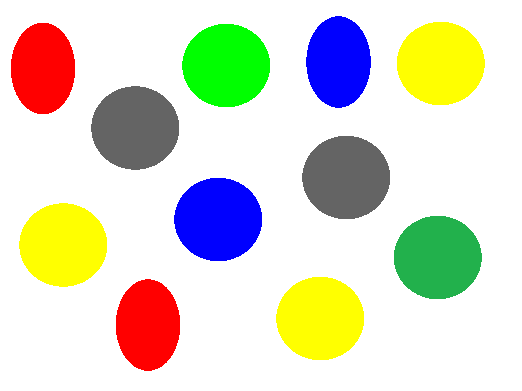
#> input picture Labs/Lab_ans/Ans_Lab8 (Application - color detection)/circles.png, 522 x 391 px
$ python lab8_ans.py
#> lines starting #> are read from the running program, lines starting #| are printed output that depends on the picture; after the words box and inside, x2 and y2 are one past the last pixel; in counts of white or black regions, pixels touching at a corner belong together
import cv2
import numpy as np

#Function for color space conversion
# eg. HSV: 0,255,255 is BGR: 0, 0, 255(Red)
def HSV2BGR(H,S,V):
    original_hsv = np.uint8([[[H,S,V]]])
    bgr_color = cv2.cvtColor(original_hsv,cv2.COLOR_HSV2BGR)
    print("HSV to BGR: ",bgr_color[0,:][0,:])
    return bgr_color

def BGR2HSV(B,G,R):
    original_rgb = np.uint8([[[B,G,R ]]])
    hsv_color = cv2.cvtColor(original_rgb,cv2.COLOR_BGR2HSV)
    print("BGR to HSV: ",hsv_color[0,:][0,:])
    return hsv_color

img = cv2.imread('circles.png')
#> img is the input picture: shape (391, 522, 3); mean B, G, R 200.8, 219.5, 219.8
hsv = cv2.cvtColor(img, cv2.COLOR_BGR2HSV)
#> hsv: shape (391, 522, 3); mean H, S, V 12.3, 59.2, 244


# Color space conversion
B = 0
G = 0
R = 255
threshold = 29
hsv_color = BGR2HSV(B,G,R)

# Convert the space conversion to int type and single list
circles = np.round(hsv_color[0,:][0,:]).astype("int")
h,s,v = int(circles[0]),int(circles[1]),int(circles[2])
lower_range = np.array([h,s,v])
upper_range = np.array([h+threshold,s,v])

mask = cv2.inRange(hsv, lower_range, upper_range)
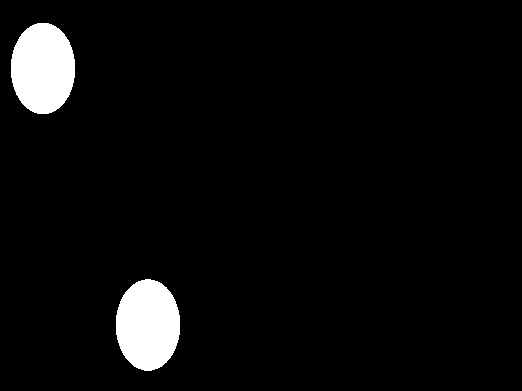
#> mask: shape (391, 522); 4.5% white; 2 white regions
contours, hierarchy = cv2.findContours(mask, cv2.RETR_TREE, cv2.CHAIN_APPROX_SIMPLE)
#> contours = 2 contours; box (x1, y1, x2, y2) and area: (11, 23, 75, 114) 4521, (116, 279, 180, 371) 4515
cv2.drawContours(img, contours, -1, (0, 128, 255), 3)
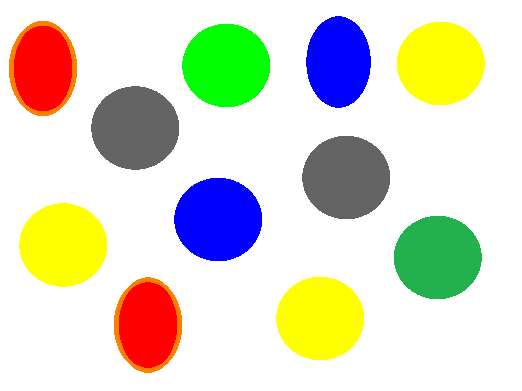
#> img: shape (391, 522, 3); 1.09% of pixels changed, all inside (x1, y1, x2, y2) = (9, 21, 182, 373)

cv2.imshow('image', img)
cv2.imshow('mask', mask)
cv2.waitKey(0)
cv2.destroyAllWindows()
